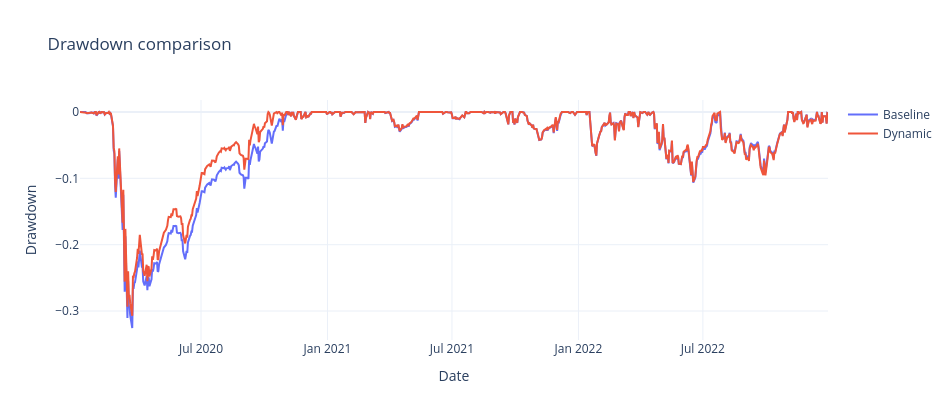

The notebook cell saved with this chart:
### Code cell
drawdown_compare = nav_compare.divide(nav_compare.cummax()).sub(1.0)
fig = go.Figure()
fig.add_trace(go.Scatter(x=drawdown_compare.index, y=drawdown_compare['baseline'], mode='lines', name='Baseline'))
fig.add_trace(go.Scatter(x=drawdown_compare.index, y=drawdown_compare['dynamic'], mode='lines', name='Dynamic'))
fig.update_layout(template='plotly_white', height=420, width=950, title='Drawdown comparison')
fig.update_xaxes(title='Date')
fig.update_yaxes(title='Drawdown')
fig.show()

### Figure 1 — Plotly figure (JSON) as saved in the notebook; plotly's stock layout.template omitted (floating-point values rounded to 4 significant figures; data arrays with more than 128 entries replaced by an {"elided": "..."} marker saying what was removed)
{"data": [{"mode": "lines", "name": "Baseline", "type": "scatter", "x": {"elided": "779 str values"}, "y": {"elided": "779 float values"}}, {"mode": "lines", "name": "Dynamic", "type": "scatter", "x": {"elided": "779 str values"}, "y": {"elided": "779 float values"}}], "layout": {"height": 420, "title": {"text": "Drawdown comparison"}, "width": 950, "xaxis": {"title": {"text": "Date"}}, "yaxis": {"title": {"text": "Drawdown"}}}}
